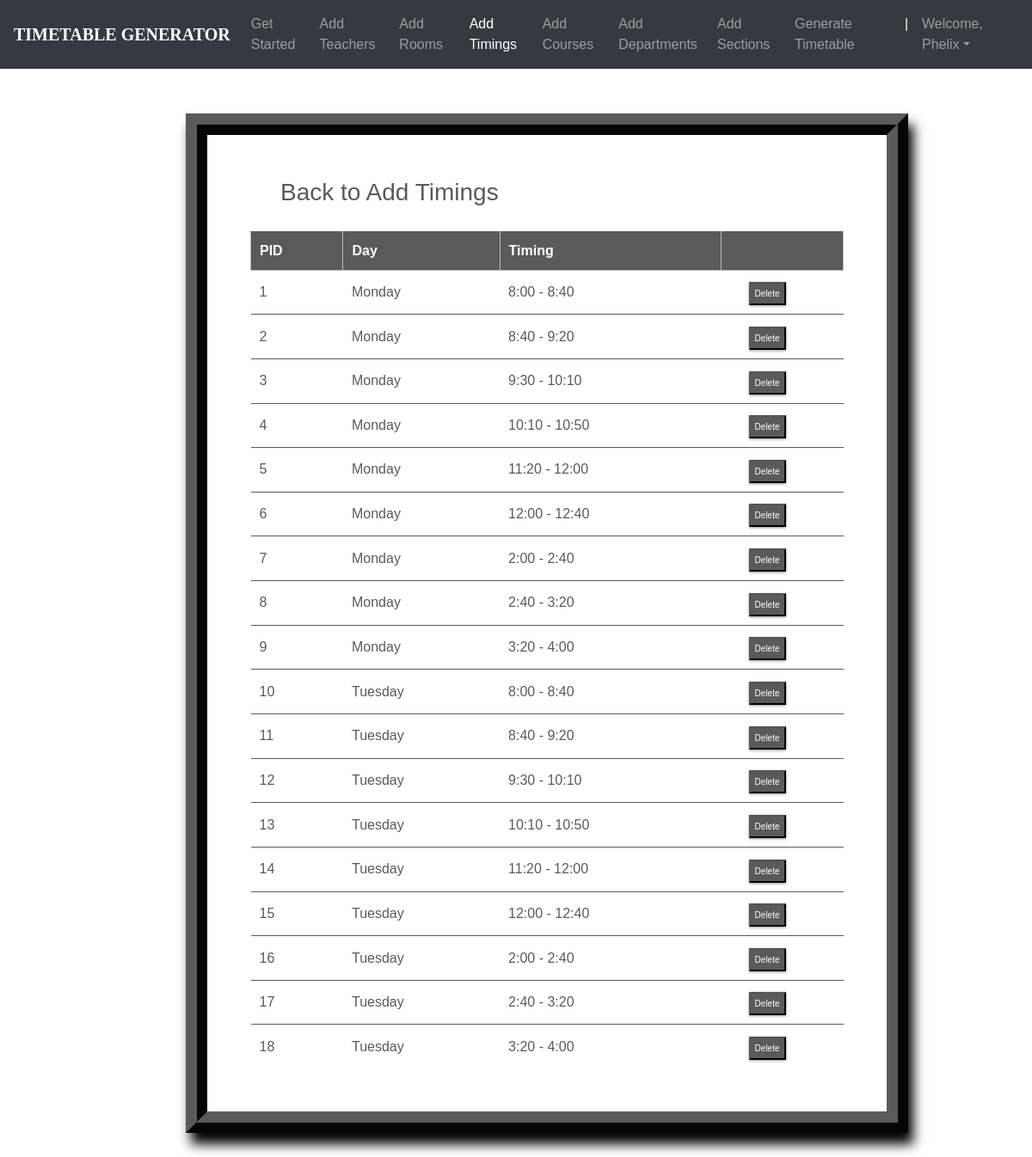
Screenshot of /timings_list/ (signed in) with the database file from the repository.
### ttgen/models.py (models this page shows, shortened)
class MeetingTime(models.Model):
    pid = models.CharField(max_length=9, primary_key=True)
    time = models.CharField(max_length=50, choices=time_slots, default='10:00 - 11:00')
    day = models.CharField(max_length=15, choices=DAYS_OF_WEEK)

### ttgen/views.py (the view)
# urls.py: path('timings_list/', views.meeting_list_view, name='editmeetingtime'),
@login_required
def meeting_list_view(request):
    context = {
        'meeting_times': MeetingTime.objects.all()
    }
    return render(request, 'mtlist.html', context)

### templates/mtlist.html (shortened to what this page needs)
<!DOCTYPE html>
<html lang="en">
<head>
	<link rel="stylesheet" href="https://maxcdn.bootstrapcdn.com/bootstrap/4.0.0/css/bootstrap.min.css">
    <link rel="stylesheet" type="text/css" href="static/css/index.css">
</head>
<body>
        <header>
			<nav class="navbar navbar-expand-md navbar-dark fixed-top bg-dark">
                <a class="navbar-brand" href="#"><b>TIMETABLE GENERATOR</b></a>
                <div class="collapse navbar-collapse" id="navbarCollapse">
                    <ul class="navbar-nav ml-auto">
                    <li class="nav-item">
                        <a class="nav-link" href="{% url 'admindash' %}">Get Started</a>
                    </li>
                    <li class="nav-item">
                        <a class="nav-link" href="{% url 'addInstructors' %}">Add Teachers</a>
                    </li>
                    <li class="nav-item">
                        <a class="nav-link" href="{% url 'addRooms' %}">Add Rooms</a>
                    </li>
                    <li class="nav-item active">
		                <a class="nav-link" href="{% url 'addTimings' %}">Add Timings</a>
		            </li>
                    <li class="nav-item">
                        <a class="nav-link" href="{% url 'addCourses' %}">Add Courses</a>
                    </li>
                    <li class="nav-item">
			            <a class="nav-link" href="{% url 'addDepts' %}">Add Departments</a>
		            </li>
					<li class="nav-item">
			            <a class="nav-link" href="{% url 'addSections' %}">Add Sections</a>
		            </li>
					<li class="nav-item">
			            <a class="nav-link" href="{% url 'generate' %}">Generate Timetable</a>
		            </li>
					<li class="nav-item active">
			            <a class="nav-link">|</a>
		            </li>
                    <li class="nav-item dropdown">
		                <a class="nav-link dropdown-toggle" href="#" id="dropdown03" data-toggle="dropdown" aria-haspopup="true" aria-expanded="false">Welcome, {{ user.first_name }}</a>
		            </li>
                    </ul>
                </div>
            </nav>
        </header>
		<br><br>
        {%block content%}
        {% load static %}
        <fieldset class="fieldset">
    <a href="{% url 'addTimings'%}"><h1 class="tablink" onclick="openPage('new')" id="defaultOpen">Back to Add Timings</h1></a>
    <div class="tabcontent" id="edit">
			<table class="table1">
				<thead>
				<tr class="table-headers">
				<th>PID</th>
				<th>Day</th>
				<th>Timing</th>
				<th  class="empty"></th>
				</tr>
				</thead>
				<tbody>
				{% for mt in meeting_times %}
				<tr>
				 <td>{{mt.pid}}</td>
				 <td>{{mt.day}}</td>
				 <td>{{mt.time}}</td>
				 <td class="empty">
					<form action="{% url 'deletemeetingtime' mt.pid %}" method="post">
						<input type="submit" value="Delete" class="cross">
					</form>
				 </td>
				 </tr>
				{% endfor %}
				</tbody>
			</table>
		</div>
</fieldset>
{% endblock %}

### static/css/index.css (style rules this page uses)
body { padding-top: 3rem; padding-bottom: 3rem; color: #5a5a5a; font-family: 'Poppins', sans-serif; overflow-x: hidden; }
nav { font-family: sans-serif; }
.navbar-brand { font-size: 20px; font-family: Georgia, 'Times New Roman', Times, serif; }

### templates/mtlist.html (style rules this page uses)
nav { font-family: sans-serif; }
.navbar-brand { font-size: 20px; font-family: Georgia, 'Times New Roman', Times, serif; }
* { margin: 0; padding: 0; box-sizing: border-box; }
html { scroll-behavior: smooth; }
a { text-decoration:none; }
form { margin-top: 3%; margin-left: 18%; margin-right: 12%; }
fieldset h1 { color: #5a5a5a; padding-bottom: 20px; margin-left: 35px; display: inline-block; cursor: pointer; font-size: 28px; }
fieldset input { padding:8px; color: #938c8c }
.table2 td, th { border: 1px solid rgb(190,190,190); padding: 10px 20px; }
.table1 { width: 100%; border-collapse: collapse; text-align: left; overflow: hidden; }
.table1 td, th { border-top: 1px solid #5a5a5a; padding: 10px; }
.table1 th { background-color: #5a5a5a; color: #fff; }
.cross { font-size:10px; box-shadow: 0px 1px 3px 0px #9e9292; padding: 4px 5px; color: #fff; background-color: #5a5a5a; cursor: pointer; }
.fieldset { margin-top: 3%; margin-left: 18%; margin-right: 12%; padding: 50px; border-width: 25px; border-style: ridge; border-color: #5a5a5a; box-shadow: 6px 13px 13px 0px black; background-color: #fff; }

### rows the page displays
MeetingTime: pid "1", day "Monday", time "8:00 - 8:40"
MeetingTime: pid "2", day "Monday", time "8:40 - 9:20"
MeetingTime: pid "3", day "Monday", time "9:30 - 10:10"
MeetingTime: pid "4", day "Monday", time "10:10 - 10:50"
MeetingTime: pid "5", day "Monday", time "11:20 - 12:00"
MeetingTime: pid "6", day "Monday", time "12:00 - 12:40"
MeetingTime: pid "7", day "Monday", time "2:00 - 2:40"
MeetingTime: pid "8", day "Monday", time "2:40 - 3:20"
MeetingTime: pid "9", day "Monday", time "3:20 - 4:00"
MeetingTime: pid "10", day "Tuesday", time "8:00 - 8:40"
MeetingTime: pid "11", day "Tuesday", time "8:40 - 9:20"
MeetingTime: pid "12", day "Tuesday", time "9:30 - 10:10"
MeetingTime: pid "13", day "Tuesday", time "10:10 - 10:50"
MeetingTime: pid "14", day "Tuesday", time "11:20 - 12:00"
MeetingTime: pid "15", day "Tuesday", time "12:00 - 12:40"
MeetingTime: pid "16", day "Tuesday", time "2:00 - 2:40"
MeetingTime: pid "17", day "Tuesday", time "2:40 - 3:20"
MeetingTime: pid "18", day "Tuesday", time "3:20 - 4:00"

### other values shown
{{ user.first_name }} "Phelix"
